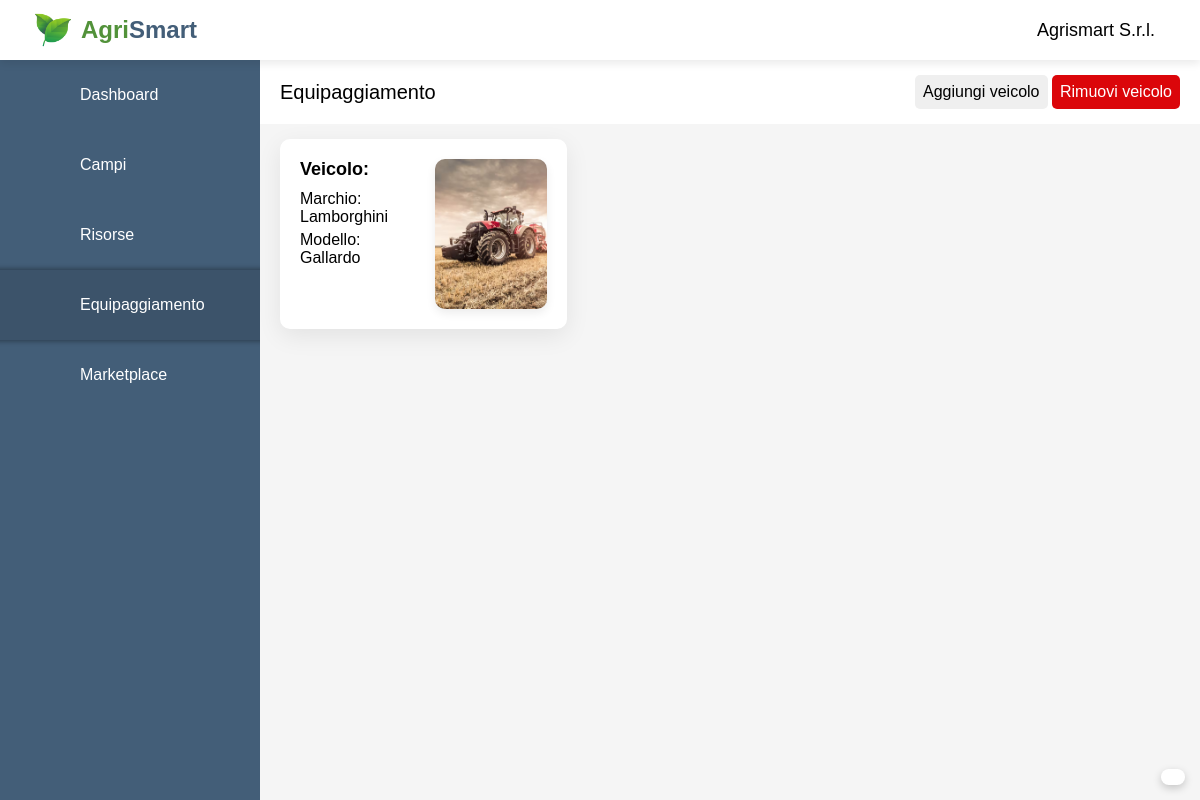
The app's page /agrismart/dashboard/equip.php (signed in), older data.
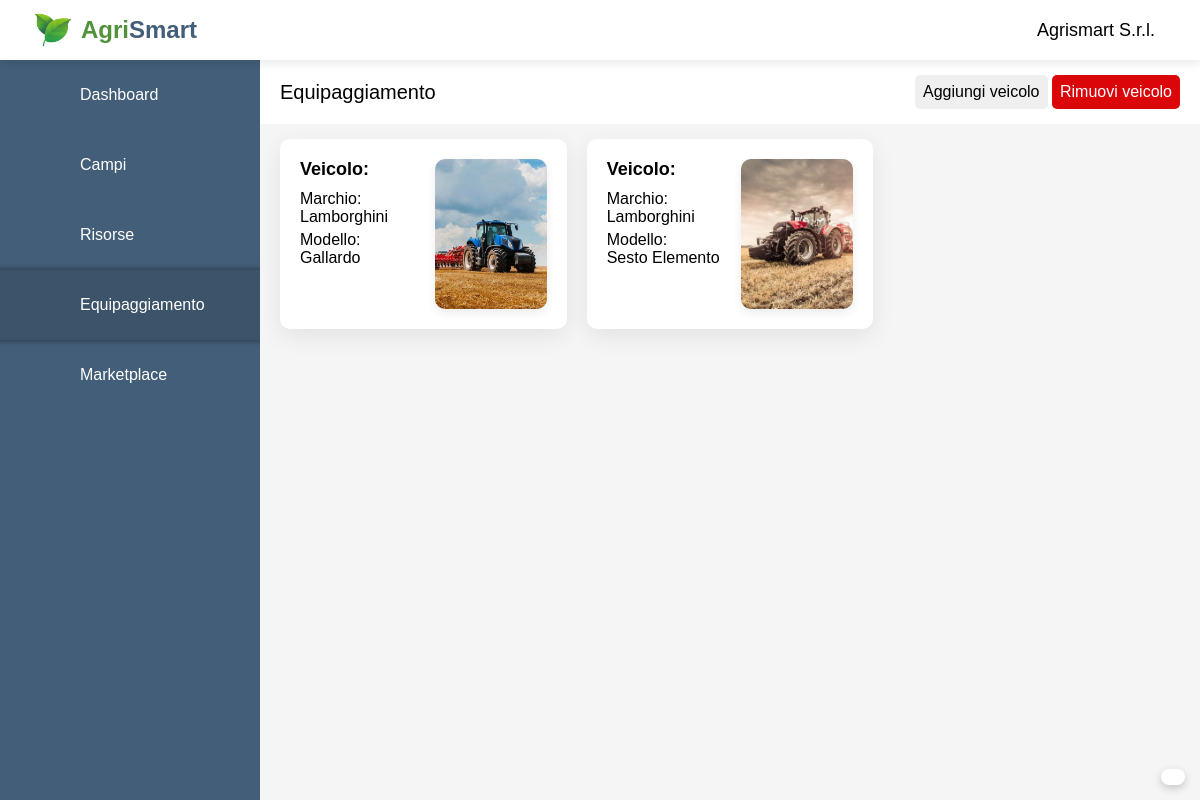
The same page, newer data.
### tables this page shows
CREATE TABLE `veicoli` (
  `id_veicolo` int(11) NOT NULL,
  `marchio` varchar(100) NOT NULL,
  `modello` varchar(100) NOT NULL,
  `potenza` int(11) NOT NULL,
  `data_acquisto` date NOT NULL,
  `data_revisione` date NOT NULL,
  `percorso_img` varchar(255) NOT NULL,
  `id_utente` int(11) NOT NULL
);

### agrismart/dashboard/equip.php (the view, shortened to what the changed rows need)
<?php
    require_once "../main-page/scripts/database.php";
?>
<!DOCTYPE html>
<html lang="en">
<head>
    <link rel="stylesheet" href="https://atugatran.github.io/FontAwesome6Pro/css/all.min.css" >
    <link rel="stylesheet" href="styles/style_equip.css">
</head>
<body>
    <div class="container">
        <div class="topbar">
            <div class="topbar-logo">
                <a id="topbar-link-logo" href="dashboard.php">
                    <h2 style="color: #52923a;">Agri</h2>
                    <h2 style="color: #435e78;">Smart</h2>
                </a>
            </div>
        </div>
        <div class="main">
            <div class="cards">
                <?php
                    $sql = "SELECT * FROM veicoli WHERE id_utente = ?";
                            $stmt = mysqli_stmt_init($conn);
                            if (mysqli_stmt_prepare($stmt, $sql)) {
                                mysqli_stmt_bind_param($stmt, "i", $_SESSION["idUtente"]);
                                mysqli_stmt_execute($stmt);
                                $result = mysqli_stmt_get_result($stmt);
                                while ($row = mysqli_fetch_assoc($result)) {
                                echo    "<div class='card'>
                                            <div class='card-first-part'>
                                                <div class='card-content'>
                                                    <div class='card-text'>
                                                        <div class='card-title'>Veicolo:</div>
                                                        <div class='card-label'>Marchio:</div>
                                                        <div>" . $row['marchio'] ."</div>
                                                        <div class='card-label'>Modello:</div>
                                                        <div>" . $row['modello'] ."</div>
                                                    </div>
                                                    <img class='card-photo' src='" . $row['percorso_img'] ."' alt=''>
                                                </div>
                                                <form action='equip.php' method='post'>" .
                                                    "<input type='hidden' name='id-equip-submit' value='" . $row["id_veicolo"] . "'>" .
                                                    "<button type='submit' name='delete-equip-submit' class='card-delete disabled'>-</button>" .
                                                "</form>
                                            </div>";
                                echo     "<div class='card-second-part disabled'>" .
                                            "<div class='card-right-content'>
                                                        <div>
                                                            <div class='card-label'>Potenza:</div>
                                                            <div>" . $row['potenza'] . " Kw" . "</div>
                                                            <div class='card-label' style='margin-top:10px;'>Data revisione:</div>
                                                            <div>" . $row['data_revisione'] ."</div>
                                                        </div>
                                                        <div style='text-align: right;'>
                                                            <div class='card-label'>Data acquisto:</div>
                                                            <div>" . $row['data_acquisto'] ."</div>
                                                        </div>
                                                    </div>
                                             </div>" .
                                    "</div>";
                                }
                            }
                ?>
            </div>
        </div>
    </div>
</body>
</html>

Row changes from the older to the newer data that the page shows:
removed veicoli: marchio "Lamborghini", modello "Gallardo", percorso_img (picture)
added veicoli: marchio "Lamborghini", modello "Gallardo", percorso_img (picture)
added veicoli: marchio "Lamborghini", modello "Sesto Elemento", percorso_img (picture)
